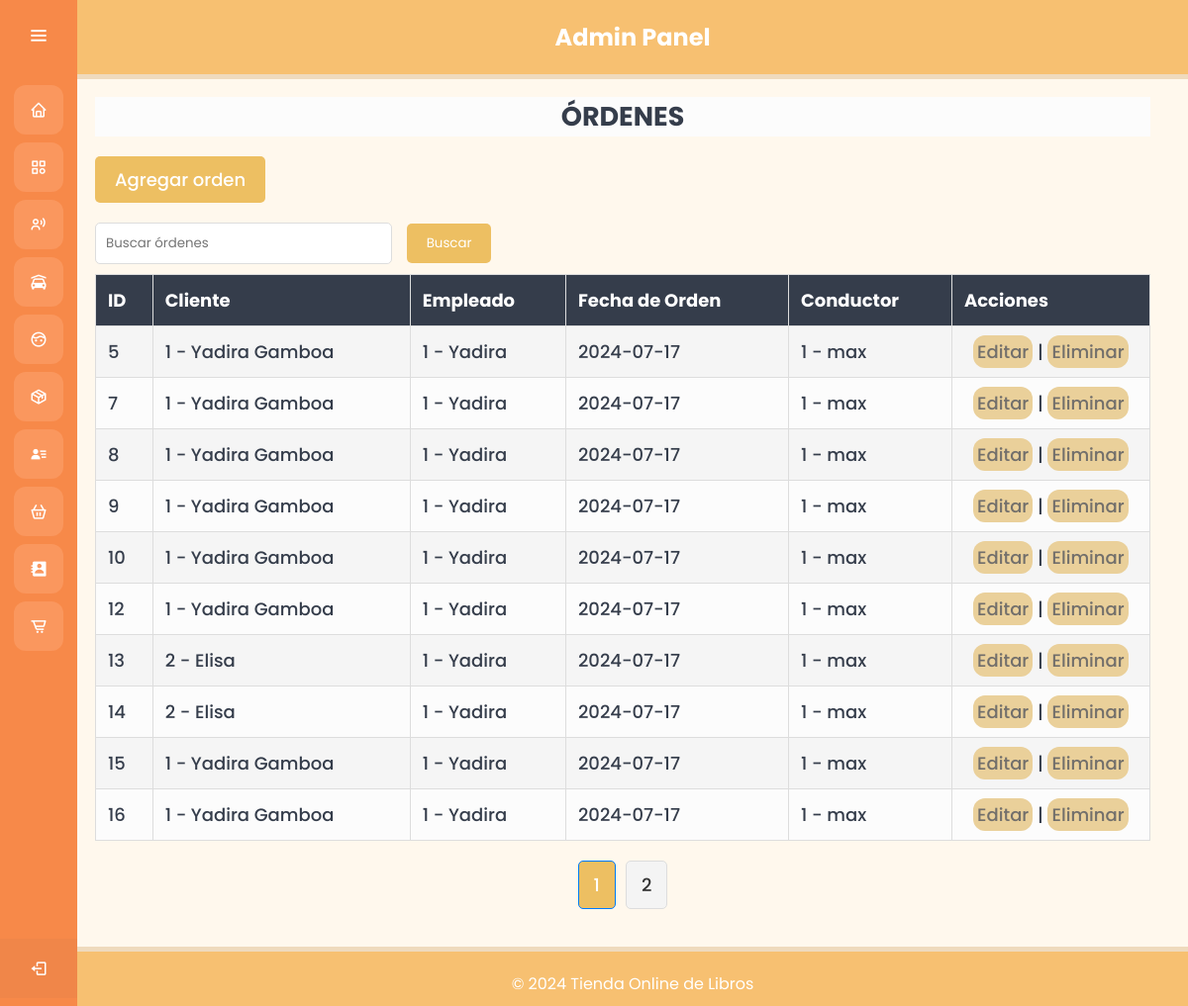
/admin/controllers/OrderController.php?opcion=listar, run on the app's committed database.
### tables this page shows
CREATE TABLE `ordenes` (
  `ID_Orden` int(11) NOT NULL,
  `ID_Cliente` int(11) NOT NULL,
  `ID_Empleado` int(11) NOT NULL,
  `Fecha_Orden` date NOT NULL,
  `ID_Conductor` int(11) NOT NULL,
  `Estado` varchar(255) NOT NULL
);

CREATE TABLE `clientes` (
  `ID_Cliente` int(11) NOT NULL,
  `Nombre_Cliente` varchar(255) NOT NULL,
  `Nombre_Contacto` varchar(255) NOT NULL,
  `Direccion` varchar(255) NOT NULL,
  `Ciudad` varchar(100) NOT NULL,
  `Codigo_Postal` varchar(20) NOT NULL,
  `Pais` varchar(100) NOT NULL
);

CREATE TABLE `empleados` (
  `ID_Empleado` int(11) NOT NULL,
  `Apellidos` varchar(255) NOT NULL,
  `Nombres` varchar(255) NOT NULL,
  `Fecha_de_nacimiento` date NOT NULL,
  `Foto` blob DEFAULT NULL,
  `Descripción` text DEFAULT NULL
);

CREATE TABLE `conductores` (
  `ID_Conductor` int(11) NOT NULL,
  `Nombre_Conductor` varchar(255) NOT NULL,
  `Celular` varchar(20) NOT NULL
);

### admin/models/db.php (called while the page is built, shortened)
<?php
class Conexion {
    private $servername = "localhost";
    private $username = "root";
    private $password = "";
    private $dbname = "negociosdb";
    public function getConexion() {
        $conn = new mysqli($this->servername, $this->username, $this->password, $this->dbname);
        return $conn;
    }
}
?>

### admin/models/Order.php (called while the page is built, shortened)
<?php
include 'db.php';
class Order {
    private $conn;
    public function __construct() {
        $db = new Conexion();
        $this->conn = $db->getConexion();
    }
    public function listar($search = '', $limit = 10, $offset = 0) {
        $sql = "SELECT SQL_CALC_FOUND_ROWS Ordenes.ID_Orden, Ordenes.ID_Cliente, Clientes.Nombre_Cliente, Ordenes.ID_Empleado, Empleados.Nombres AS Nombre_Empleado, Empleados.Apellidos AS Apellido_Empleado, Ordenes.ID_Conductor, Conductores.Nombre_Conductor, Ordenes.Fecha_Orden, Ordenes.Estado
            FROM Ordenes
            JOIN Clientes ON Ordenes.ID_Cliente = Clientes.ID_Cliente
            JOIN Empleados ON Ordenes.ID_Empleado = Empleados.ID_Empleado
            JOIN Conductores ON Ordenes.ID_Conductor = Conductores.ID_Conductor
            WHERE Ordenes.ID_Orden LIKE ? OR Ordenes.ID_Cliente LIKE ? OR Clientes.Nombre_Cliente LIKE ? OR Empleados.Nombres LIKE ? OR Empleados.Apellidos LIKE ? OR Conductores.Nombre_Conductor LIKE ?
            LIMIT ? OFFSET ?";
        $stmt = $this->conn->prepare($sql);
        $searchParam = "%$search%";
        $stmt->bind_param('ssssssii', $searchParam, $searchParam, $searchParam, $searchParam, $searchParam, $searchParam, $limit, $offset);
        $stmt->execute();
        $result = $stmt->get_result();
        $ordenes = [];
        while ($row = $result->fetch_assoc()) {
           $ordenes[] = $row;
        }
        $resultTotal = $this->conn->query("SELECT FOUND_ROWS() as total");
        $totalRows = $resultTotal->fetch_assoc()['total'];
        return ['ordenes' => $ordenes, 'total' => $totalRows];
    }
}
?>

### admin/views/orders/index.php (the view, shortened to what this page needs)
<?php include '../views/templates/header.php'; ?>
    <div class="text">
    <h1>ÓRDENES</h1>
    <a href="OrderController.php?opcion=crear" class="button">Agregar orden</a>
    <form method="GET" action="OrderController.php" class="search">
        <input type="text" name="search" placeholder="Buscar órdenes" value="<?= htmlentities($search) ?>">
        <button type="submit" class="search-button">Buscar</button>
    </form>
    <table>
        <tr>
            <th>ID</th>
            <th>Cliente</th>
            <th>Empleado</th>
            <th>Fecha de Orden</th>
            <th>Conductor</th>
            <th>Acciones</th>
        </tr>
        <?php if (!empty($ordenes)): ?>
            <?php foreach ($ordenes as $orden): ?>
                <tr>
                    <td><?= $orden['ID_Orden'] ?></td>
                    <td><?= $orden['ID_Cliente']." - ".$orden['Nombre_Cliente']?></td>
                    <td><?= $orden['ID_Empleado']." - ".  $orden['Nombre_Empleado']?></td>
                    <td><?= $orden['Fecha_Orden'] ?></td>
                    <td><?= $orden['ID_Conductor']." - ".  $orden['Nombre_Conductor'] ?></td>
                    <td class="acciones">
                        <a href="OrderController.php?opcion=editar&id=<?= $orden['ID_Orden'] ?>" class="botones">Editar</a> |
                        <a href="OrderController.php?opcion=eliminar&id=<?= $orden['ID_Orden'] ?>" onclick="return confirm('¿Estás seguro?')" class="botones">Eliminar</a>
                    </td>
                </tr>
            <?php endforeach; ?>
        <?php else: ?>
            <tr><td colspan="6" class="no-results">No hay órdenes</td></tr>
        <?php endif; ?>
    </table>
    <div class="pagination">
        <?php for ($i = 1; $i <= $totalPages; $i++): ?>
            <a href="?opcion=listar&page=<?= $i ?>&search=<?= htmlentities($search) ?>" class="<?= $i == $page ? 'active' : '' ?>"><?= $i ?></a>
        <?php endfor; ?>
    </div>
</div>
<?php include '../views/templates/footer.php'; ?>

### admin/views/assets/css/table.css (style rules this page uses)
* { margin: 0; padding: 0; box-sizing: border-box; font-family: "Poppins", sans-serif; }
body, html { height: 100%; margin: 0; }
.home-section .text { display: inline-block; color: #353D4B; font-size: 18px; font-weight: 500; margin: 18px; width: 95%; }
table { width: 100%; border-collapse: collapse; margin-bottom: 20px; margin-top: 10px; }
th, td { padding: 12px; border: 1px solid #ddd; text-align: left; }
th { background-color: #353D4B; color: #fff; }
tr:nth-child(odd) { background-color: #FCFCFC; }
tr:nth-child(even) { background-color: #F5F5F5; }
.button { display: inline-block; padding: 10px 20px; margin-bottom: 20px; background-color: #EDBF62; color: #fff; text-decoration: none; border-radius: 5px; transition: background-color 0.3s; }
a { color: #3498DB; text-decoration: none; }
.botones { padding: 4px; background-color: #EAD09A; border-radius: 12px; color: #726F6B; }
.acciones { text-align: center; width: 200px; }
.text h1 { text-align: center; margin-bottom: 20px; background-color: #FCFCFC; }
.search .search-button { padding: 10px 20px; background-color: #EDBF62; color: white; border: none; border-radius: 5px; cursor: pointer; transition: background-color 0.3s; }
.search input[type="text"] { padding: 10px; width: 300px; border: 1px solid #ddd; border-radius: 5px; margin-right: 10px; }
.pagination { display: flex; justify-content: center; margin: 20px 0; }
.pagination a { margin: 0 5px; padding: 10px 15px; text-decoration: none; color: #333; background-color: #f4f4f4; border: 1px solid #ddd; border-radius: 5px; }
.pagination a.active { background-color:#EDBF62; color: #fff; border-color: #007bff; }

### data on the page
ordenes: ID_Orden "5", ID_Cliente "1", ID_Cliente.Nombre_Cliente "Yadira Gamboa", ID_Empleado "1", ID_Empleado.Nombres "Yadira", Fecha_Orden "2024-07-17", ID_Conductor "1", ID_Conductor.Nombre_Conductor "max"
ordenes: ID_Orden "7", ID_Cliente "1", ID_Cliente.Nombre_Cliente "Yadira Gamboa", ID_Empleado "1", ID_Empleado.Nombres "Yadira", Fecha_Orden "2024-07-17", ID_Conductor "1", ID_Conductor.Nombre_Conductor "max"
ordenes: ID_Orden "8", ID_Cliente "1", ID_Cliente.Nombre_Cliente "Yadira Gamboa", ID_Empleado "1", ID_Empleado.Nombres "Yadira", Fecha_Orden "2024-07-17", ID_Conductor "1", ID_Conductor.Nombre_Conductor "max"
ordenes: ID_Orden "9", ID_Cliente "1", ID_Cliente.Nombre_Cliente "Yadira Gamboa", ID_Empleado "1", ID_Empleado.Nombres "Yadira", Fecha_Orden "2024-07-17", ID_Conductor "1", ID_Conductor.Nombre_Conductor "max"
ordenes: ID_Orden "10", ID_Cliente "1", ID_Cliente.Nombre_Cliente "Yadira Gamboa", ID_Empleado "1", ID_Empleado.Nombres "Yadira", Fecha_Orden "2024-07-17", ID_Conductor "1", ID_Conductor.Nombre_Conductor "max"
ordenes: ID_Orden "12", ID_Cliente "1", ID_Cliente.Nombre_Cliente "Yadira Gamboa", ID_Empleado "1", ID_Empleado.Nombres "Yadira", Fecha_Orden "2024-07-17", ID_Conductor "1", ID_Conductor.Nombre_Conductor "max"
ordenes: ID_Orden "13", ID_Cliente "2", ID_Cliente.Nombre_Cliente "Elisa", ID_Empleado "1", ID_Empleado.Nombres "Yadira", Fecha_Orden "2024-07-17", ID_Conductor "1", ID_Conductor.Nombre_Conductor "max"
ordenes: ID_Orden "14", ID_Cliente "2", ID_Cliente.Nombre_Cliente "Elisa", ID_Empleado "1", ID_Empleado.Nombres "Yadira", Fecha_Orden "2024-07-17", ID_Conductor "1", ID_Conductor.Nombre_Conductor "max"
ordenes: ID_Orden "15", ID_Cliente "1", ID_Cliente.Nombre_Cliente "Yadira Gamboa", ID_Empleado "1", ID_Empleado.Nombres "Yadira", Fecha_Orden "2024-07-17", ID_Conductor "1", ID_Conductor.Nombre_Conductor "max"
ordenes: ID_Orden "16", ID_Cliente "1", ID_Cliente.Nombre_Cliente "Yadira Gamboa", ID_Empleado "1", ID_Empleado.Nombres "Yadira", Fecha_Orden "2024-07-17", ID_Conductor "1", ID_Conductor.Nombre_Conductor "max"
